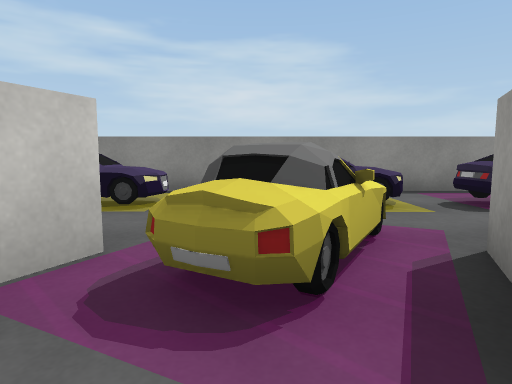
[1] (above)

18 first-person views from a walk through a 3-D level made in the Unity game engine. The camera is 0.58 m above the floor, tilts 6° down and sees 75° across. The floor is counted in squares, 1 m on a side. Each view is taken from the middle of a square. On the plan, view 1 faces up. The plan holds only what a view shows up to about 9 squares ahead; the rest is blank. Some surface patterns are stand-ins.

[2]
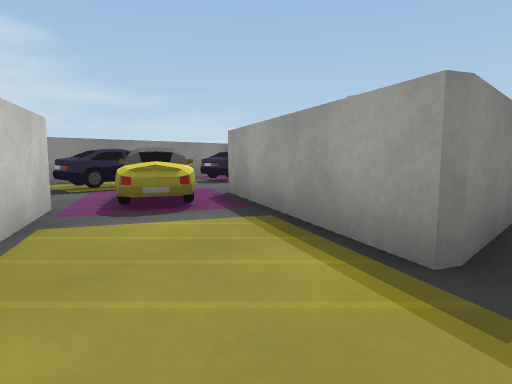

[3]
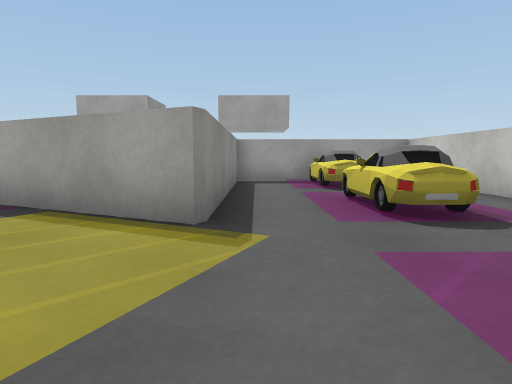

[4]
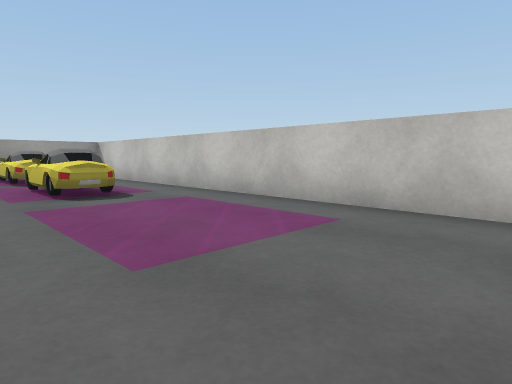

[5]
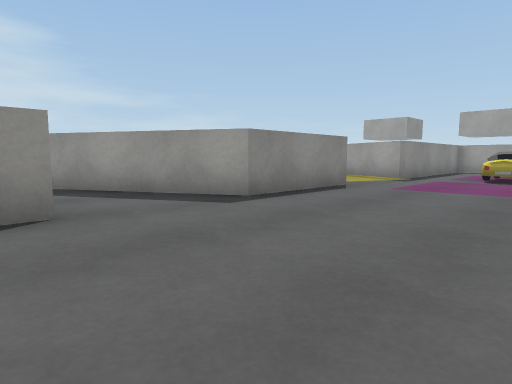

[6]
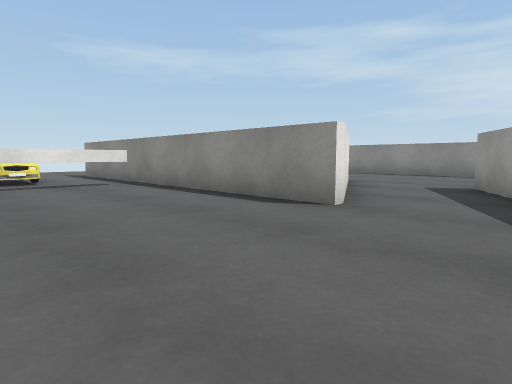

[7]
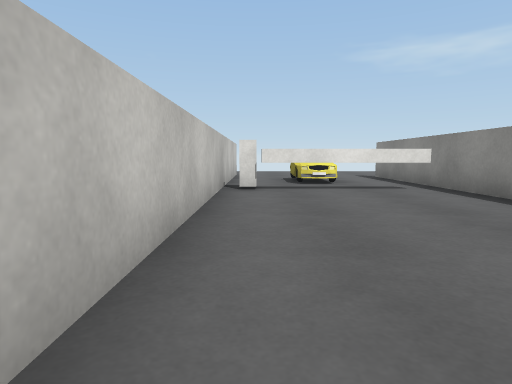

[8]
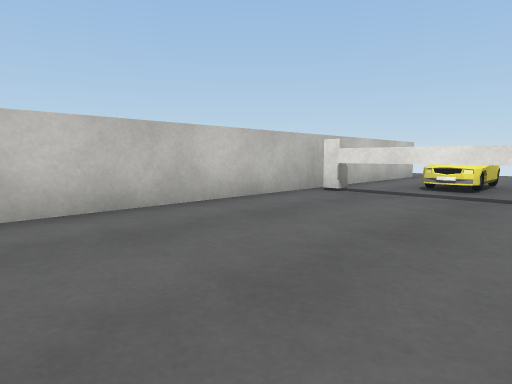

[9]
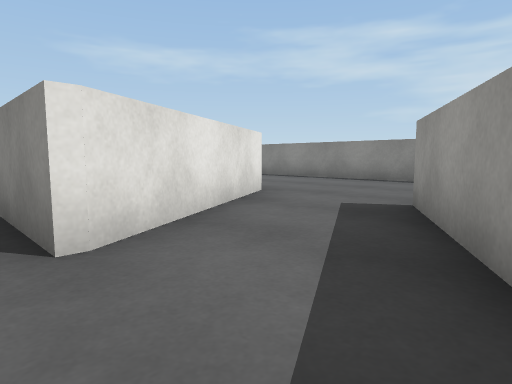

[10]
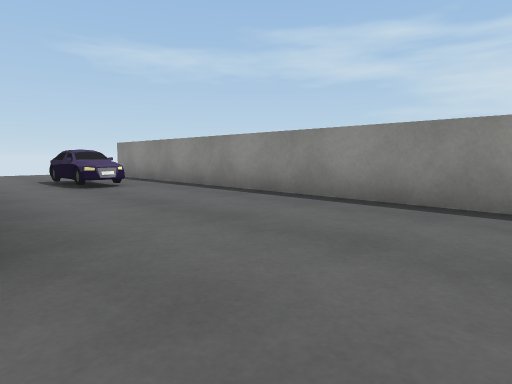

[11]
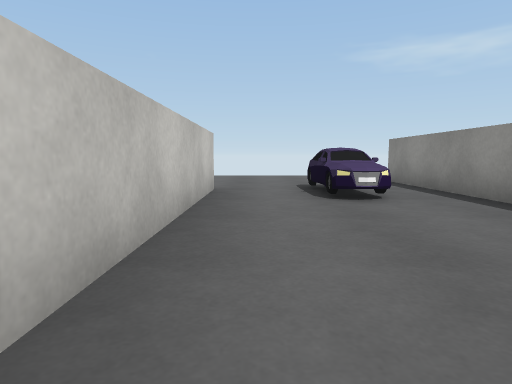

[12]
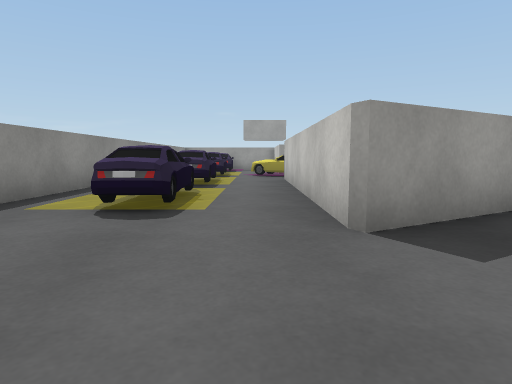

[13]
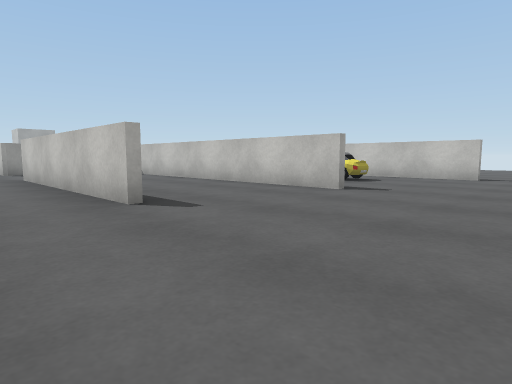

[14]
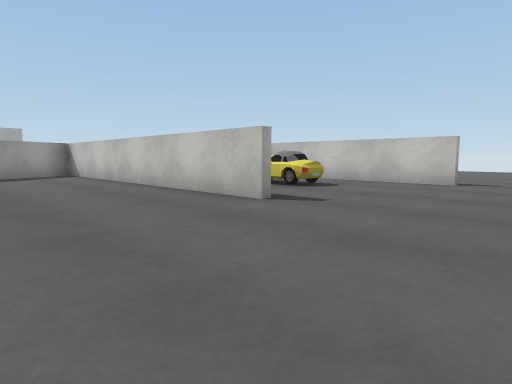

[15]
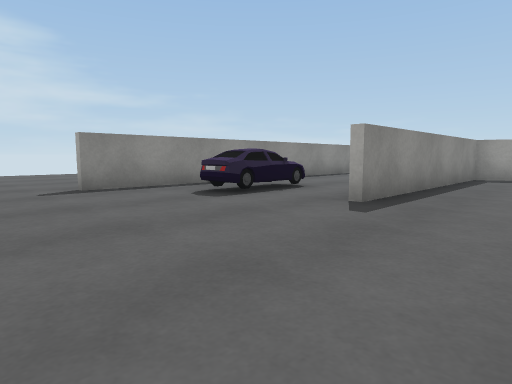

[16]
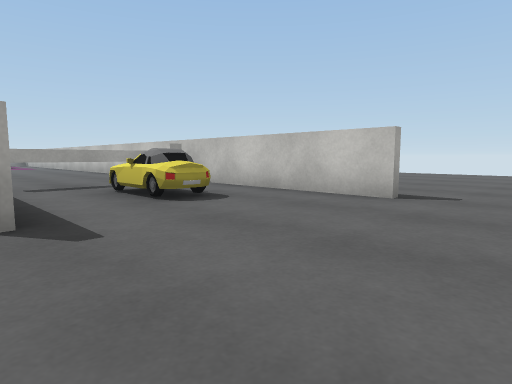

[17]
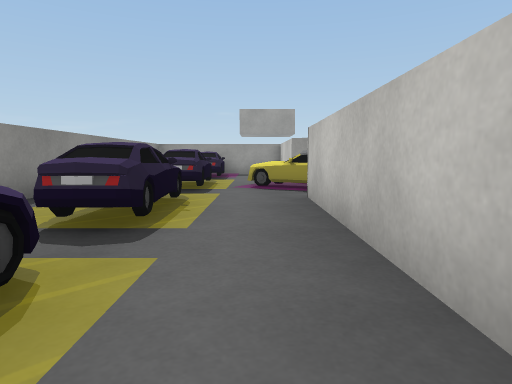

[18]
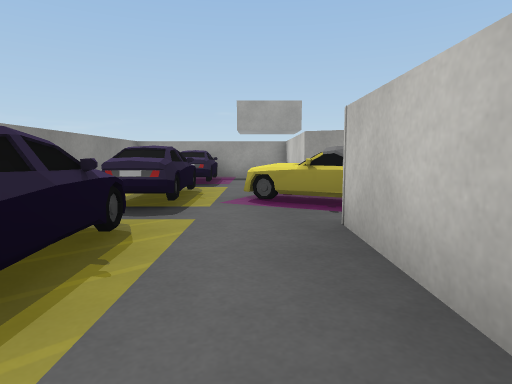

### Floor plan
Points are (right, up) in squares from view 1. A wall is a line through its corners. A room is listed if a view was taken in it or the views show most of it. See-through windows are left out.
Room 1 (view 1)
walls: (-1, 2.2) (-1.7, 0.7); (-0.2, -1.5) (1.1, 1.1)
ways out: opening at (-0.5, 0.5) to room 2; gap at (-1, 2) to room 2
Room 2 (views 2, 3, 4, 5, 6, 7, 8, 9, 10, 11, 12, 13, 14, 15, 16, 17, 18)
walls: (-9.1, 0) (-10.2, 2) (-16.1, 2); (-8.5, 6.2) (-18.1, 6.2); (-16.1, 2.2) (-10.1, 2.2) (-8.1, -1.5) (-16.1, -1.5); (-16.9, -1.3) (-10.5, -1.3); (-2.6, -1.5) (-5.5, -1.5) (-7.5, 2.2) (-1, 2.2); (-4.6, -5.6) (4.2, -5.6); (-18.1, -5.6) (-7.8, -5.6); (1.1, 1.1) (1.6, 2.2) (5.1, 2.2) (5.1, 5.4); (4.5, 6.2) (-6, 6.2); (5.1, -5.1) (5.1, -1.5) (-0.2, -1.5)
ways out: opening at (-0.5, 0.5) to room 1; gap at (-1, 2) to room 1; opening at (-19.5, -6); opening at (-19.5, 6)
objects: other object (-16, -4) to (-14, -3); other object (-16, 4) to (-15, 5); other object (-13, -5) to (-13, -2); other object (-6, 4) to (-5, 5); other object (-3, 4) to (-1, 5); other object (0, -4) to (2, -3); other object (0, 1) to (1, 3); other object (0, 4) to (2, 5); other object (3, -4) to (4, -3); other object (3, 4) to (4, 5)

Positions as (right, up) in squares from view 1, and headings:
1: (0, 0), facing up
2: (-2, -2), facing up-right
3: (-3, -2), facing right
4: (-5, -2), facing down-right
5: (-9, -5), facing up-right
6: (-6, -5), facing up-left
7: (-7, -5), facing left
8: (-8, -2), facing down-left
9: (-6, -2), facing up-left
10: (-8, 2), facing up-left
11: (-10, 3), facing left
12: (-10, 3), facing right
13: (-20, 4), facing down-right
14: (-20, 2), facing down-right
15: (-20, 0), facing up-right
16: (-20, -1), facing down-right
17: (-6, 3), facing right
18: (-4, 3), facing right
